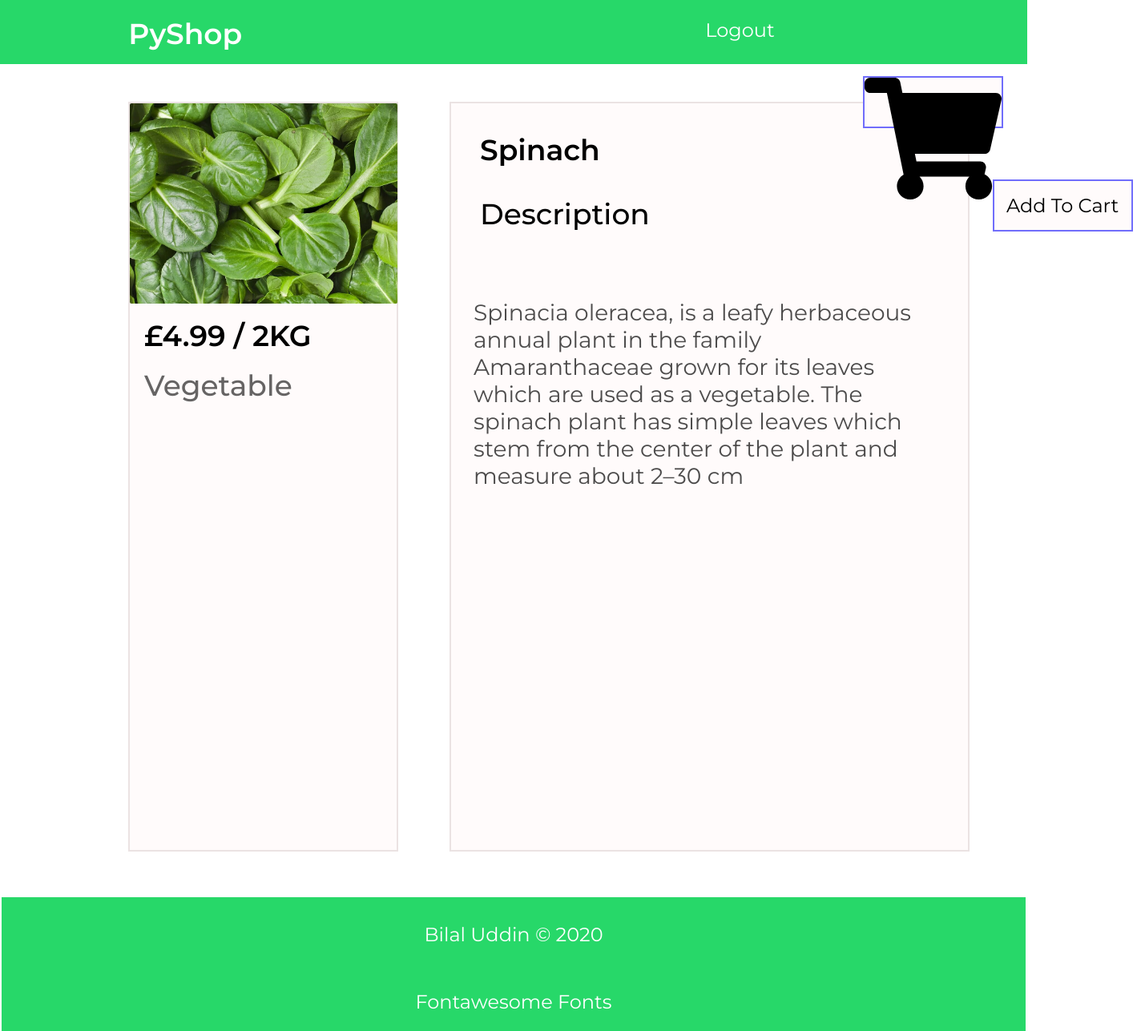
The page /item/spinach/ (signed in) on the database its author committed.
### home/models.py (models this page shows, shortened)
class Item(models.Model):
    name = models.CharField(max_length=50)
    image = models.ImageField(upload_to="item_imgs",
                              blank=True, default="no_image.jpg")
    category = models.CharField(
        max_length=100, choices=CATEGORY_CHOICES, default="Misc")
    price = models.DecimalField(decimal_places=2, max_digits=3000)
    batch = models.IntegerField(blank=True, null=True)
    desc = models.TextField(max_length=300, default="One of PyShop's item")
    slug = models.SlugField(default="change-me", max_length=40)

### home/views.py (the view)
# urls.py: path("item/<str:slug>/", views.ItemList.as_view(), name="item"),
class ItemList(DetailView):
    model = Item
    template_name = "home/item.htm"

### templates/home/item.htm (shortened to what this page needs)
{% extends 'base.htm' %}
{% load static %}
  {% block head %}
  <link rel="stylesheet" href="{% static 'item/style.css' %}">
  {% endblock %}
  {% block content %}
  <div class="container">
    <aside>
      <div class="aside-container">
        <img src="{{ object.image.url }}" alt="Item" class="item-img">
        <h2 class="item-price">£{{ object.price }} / {{ object.batch }}KG</h2>
        <h3 class="item-cat">{{ object.category }}</h3>
        <a href=""><button class="cart">Add To Cart</button></a>
      </div>
    </aside>
    <section>
      <div class="section-container">
        <h2 class="item-name">{{ item.name|title }}</h2>
        <h2 class="description">Description</h2>
        <p class="item-desc">{{ item.desc }}</p>
      </div>
    </section>
  </div>
  {% endblock %}

### templates/base.htm (shortened to what this page needs)
{% load static %}
<!DOCTYPE html>
<html lang="en">
<head>
  <link rel="stylesheet" href="https://stackpath.bootstrapcdn.com/bootstrap/3.4.1/css/bootstrap.min.css"
>
  <link rel="stylesheet" href="{% static 'base.css' %}">
  {% block head %}{% endblock %}
</head>
<body>
  {% block content %}{% endblock %}
  <div class="base-container">
    <header class="base-head">
      <nav class="navigation">
        <a href="{% url 'home' %}">
          <h2 class="name">PyShop</h2>
        </a>
        <ul class="base-ul">
          {% if user.is_authenticated %}
          <li class="base-li logout"><a href="{% url 'logout' %}" class="base-a a-logout">Logout</a></li>
          <li class="base-li cart"><a href="" class="base-a a-cart"><img src="{% static 'home/imgs/cart.svg' %}"
                alt="Cart" class="cart-img"></a>
          </li>
          {% else %}
          <li class="base-li join"><a href="{% url 'register' %}" class="base-a a-join">Join Now</a></li>
          <li class="base-li login"><a href="{% url 'login' %}" class="base-a a-login">Login</a></li>
          {% endif %}
        </ul>
      </nav>
    </header>
    <footer class="foot">
      <div class="inner-foot">
        <h3 class="copyright">Bilal Uddin &copy; 2020</h3>
        <h3 class="fontA">Fontawesome Fonts</h3>
      </div>
    </footer>
  </div>
</body>
</html>

### home/static/base.css (style rules this page uses)
* { margin: 0; padding: 0; box-sizing: border-box; }
body { font-family: 'Montserrat', sans-serif; overflow-x: hidden; }
a { text-decoration: none; }
.navigation { position: absolute; width: 1282px; height: 80px; left: 0px; top: 0px; background: #27D869; }
.name { position: absolute; width: 142.22px; height: 44px; left: 160.25px; top: 0px; font-family: Montserrat; font-style: normal; font-weight: 600; font-size: 36px; line-height: 44px; color: #FFFFFF; opacity: 0; }
.base-li { display: inline-block }
.logout { position: absolute; width: 140.62px; height: 35px; left: 880.37px; top: 23px; font-size: 24px; line-height: 29px; }
.cart { position: absolute; width: 35px; height: 29px; left: 1052.64px; top: 23px; color: #FFFFFF; }
.a-logout { text-decoration: none; }
.a-join, .a-login, .a-logout { color: #FFFFFF; }
.inner-foot { position: absolute; width: 1278px; height: 167px; left: 2px; top: 1120px; background: #27D869; display: grid; grid-template-columns: 1fr; justify-items: center; align-items: center; }
.copyright, .fontA { font-family: Montserrat; font-style: normal; font-weight: normal; font-size: 24px; line-height: 29px; display: flex; align-items: center; color: #FFFFFF; }

### home/static/item/style.css (style rules this page uses)
.aside-container { position: absolute; width: 337px; height: 936px; left: 160px; top: 127px; background: #FFFBFB; border: 2px solid #EBE3E3; box-sizing: border-box; }
.section-container { position: absolute; width: 649px; height: 936px; left: 561px; top: 127px; background: #FFFBFB; border: 2px solid #EBE3E3; box-sizing: border-box; }
.item-img { object-fit: cover; width: 334px; height: 250px; border-radius: 2px; }
.item-price { width: 220px; height: 44px; margin: 0.5em 0em 0em 0.5em; font-weight: 600; font-size: 36px; line-height: 44px; display: flex; align-items: center; text-align: center; color: #000000; }
.item-cat { width: 183px; height: 44px; margin: 0.5em 0 0 0.5em; font-size: 36px; line-height: 44px; display: flex; align-items: center; text-align: center; color: rgba(0, 0, 0, 0.6); }
.cart { width: 175px; height: 65px; margin: 3em 0em 0em 1em; background: #FFFBFB; border: 2px solid #706DFB; box-sizing: border-box; font-family: Montserrat; font-style: normal; font-weight: normal; font-size: 24px; line-height: 29px; color: #000000; }
.item-name { width: 461px; height: 44px; margin: 1em; font-weight: 600; font-size: 36px; line-height: 44px; color: #000000; }
.description { width: 209px; height: 44px; margin: 1em; font-size: 36px; line-height: 44px; display: flex; align-items: center; text-align: center; color: #000000; }
.item-desc { width: 580px; height: 34px; margin: 3em 0em 0em 1em; font-size: 28px; line-height: 34px; color: rgba(0, 0, 0, 0.7); }

### rows shown on the page
Item: image (picture), price "4.99", batch "2", category "Vegetable", name "Spinach", desc "Spinacia oleracea, is a leafy herbaceous annual plant in the family Amaranthaceae grown for its leaves which are used as a vegetable. The spinach plant has simple leaves which stem from the center of the plant and measure about 2–30 cm"
